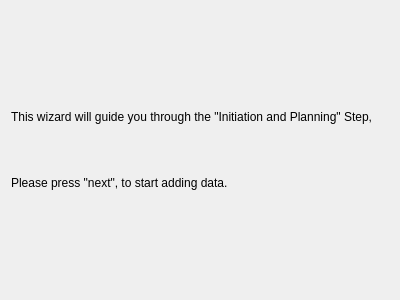
<?xml version="1.0" encoding="UTF-8"?>
<ui version="4.0">
 <class>Page0</class>
 <widget class="QWizardPage" name="Page0">
  <property name="geometry">
   <rect>
    <x>0</x>
    <y>0</y>
    <width>400</width>
    <height>300</height>
   </rect>
  </property>
  <property name="windowTitle">
   <string>WizardPage</string>
  </property>
  <property name="title">
   <string>Introduction</string>
  </property>
  <layout class="QVBoxLayout" name="verticalLayout">
   <item>
    <widget class="QLabel" name="label">
     <property name="text">
      <string>&lt;html&gt;&lt;head/&gt;&lt;body&gt;&lt;p&gt;This wizard will guide you through the &amp;quot;Initiation and Planning&amp;quot; Step,&lt;/p&gt;&lt;p&gt;&lt;br/&gt;&lt;/p&gt;&lt;p&gt;Please press &amp;quot;next&amp;quot;, to start adding data.&lt;/p&gt;&lt;/body&gt;&lt;/html&gt;</string>
     </property>
     <property name="wordWrap">
      <bool>true</bool>
     </property>
    </widget>
   </item>
  </layout>
 </widget>
 <resources>
  <include location="resources.qrc"/>
 </resources>
 <connections/>
</ui>
